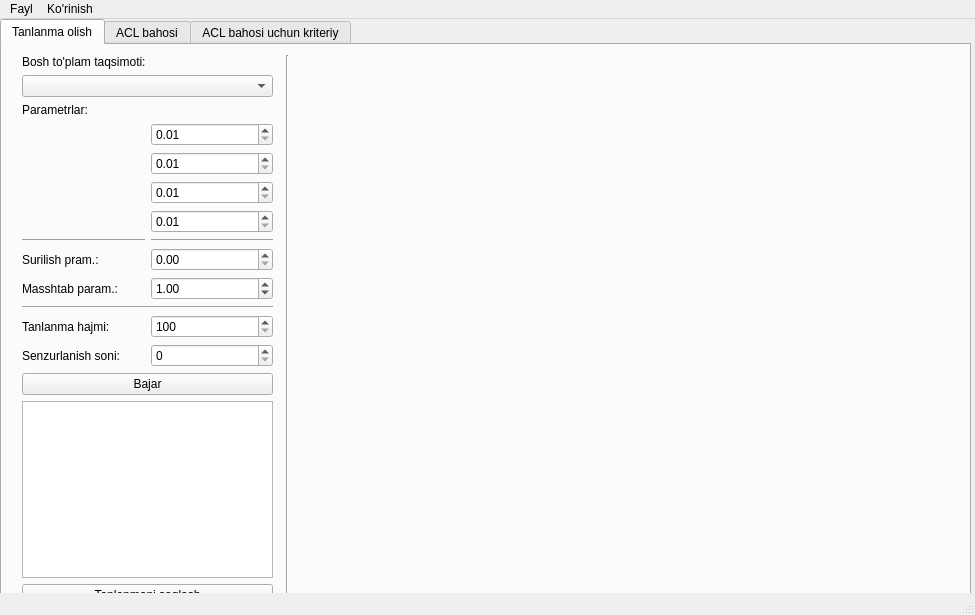
<?xml version="1.0" encoding="UTF-8"?>
<ui version="4.0">
 <class>MainWindow</class>
 <widget class="QMainWindow" name="MainWindow">
  <property name="geometry">
   <rect>
    <x>0</x>
    <y>0</y>
    <width>975</width>
    <height>615</height>
   </rect>
  </property>
  <property name="sizePolicy">
   <sizepolicy hsizetype="Fixed" vsizetype="Fixed">
    <horstretch>0</horstretch>
    <verstretch>0</verstretch>
   </sizepolicy>
  </property>
  <property name="minimumSize">
   <size>
    <width>975</width>
    <height>615</height>
   </size>
  </property>
  <property name="maximumSize">
   <size>
    <width>975</width>
    <height>615</height>
   </size>
  </property>
  <property name="windowTitle">
   <string>ACL bahosi uchun dastur</string>
  </property>
  <widget class="QWidget" name="centralwidget">
   <widget class="QTabWidget" name="tabWidget">
    <property name="geometry">
     <rect>
      <x>0</x>
      <y>0</y>
      <width>971</width>
      <height>611</height>
     </rect>
    </property>
    <property name="currentIndex">
     <number>0</number>
    </property>
    <widget class="QWidget" name="tab">
     <attribute name="title">
      <string>Tanlanma olish</string>
     </attribute>
     <widget class="QWidget" name="verticalLayoutWidget">
      <property name="geometry">
       <rect>
        <x>20</x>
        <y>10</y>
        <width>251</width>
        <height>551</height>
       </rect>
      </property>
      <layout class="QVBoxLayout" name="verticalLayout_2">
       <item>
        <widget class="QLabel" name="label11">
         <property name="text">
          <string>Bosh to'plam taqsimoti:</string>
         </property>
        </widget>
       </item>
       <item>
        <widget class="QComboBox" name="comboBox11">
         <property name="editable">
          <bool>false</bool>
         </property>
         <property name="currentText">
          <string/>
         </property>
        </widget>
       </item>
       <item>
        <widget class="QLabel" name="label12">
         <property name="text">
          <string>Parametrlar:</string>
         </property>
        </widget>
       </item>
       <item>
        <layout class="QGridLayout" name="gridLayout_2">
         <item row="5" column="1">
          <widget class="QDoubleSpinBox" name="doubleSpinBox15">
           <property name="singleStep">
            <double>0.010000000000000</double>
           </property>
          </widget>
         </item>
         <item row="3" column="0">
          <widget class="QLabel" name="label16">
           <property name="text">
            <string/>
           </property>
          </widget>
         </item>
         <item row="0" column="0">
          <widget class="QLabel" name="label13">
           <property name="text">
            <string/>
           </property>
          </widget>
         </item>
         <item row="1" column="0">
          <widget class="QLabel" name="label14">
           <property name="text">
            <string/>
           </property>
          </widget>
         </item>
         <item row="5" column="0">
          <widget class="QLabel" name="label17">
           <property name="text">
            <string>Surilish pram.:</string>
           </property>
          </widget>
         </item>
         <item row="0" column="1">
          <widget class="QDoubleSpinBox" name="doubleSpinBox11">
           <property name="minimum">
            <double>0.010000000000000</double>
           </property>
           <property name="maximum">
            <double>10000.000000000000000</double>
           </property>
           <property name="singleStep">
            <double>0.010000000000000</double>
           </property>
           <property name="value">
            <double>0.010000000000000</double>
           </property>
          </widget>
         </item>
         <item row="2" column="0">
          <widget class="QLabel" name="label15">
           <property name="text">
            <string/>
           </property>
          </widget>
         </item>
         <item row="1" column="1">
          <widget class="QDoubleSpinBox" name="doubleSpinBox12">
           <property name="minimum">
            <double>0.010000000000000</double>
           </property>
           <property name="maximum">
            <double>10000.000000000000000</double>
           </property>
           <property name="singleStep">
            <double>0.010000000000000</double>
           </property>
           <property name="value">
            <double>0.010000000000000</double>
           </property>
          </widget>
         </item>
         <item row="6" column="0">
          <widget class="QLabel" name="label18">
           <property name="text">
            <string>Masshtab param.:</string>
           </property>
          </widget>
         </item>
         <item row="3" column="1">
          <widget class="QDoubleSpinBox" name="doubleSpinBox14">
           <property name="minimum">
            <double>0.010000000000000</double>
           </property>
           <property name="singleStep">
            <double>0.010000000000000</double>
           </property>
          </widget>
         </item>
         <item row="6" column="1">
          <widget class="QDoubleSpinBox" name="doubleSpinBox16">
           <property name="minimum">
            <double>0.010000000000000</double>
           </property>
           <property name="singleStep">
            <double>0.010000000000000</double>
           </property>
           <property name="value">
            <double>1.000000000000000</double>
           </property>
          </widget>
         </item>
         <item row="2" column="1">
          <widget class="QDoubleSpinBox" name="doubleSpinBox13">
           <property name="minimum">
            <double>0.010000000000000</double>
           </property>
           <property name="singleStep">
            <double>0.010000000000000</double>
           </property>
          </widget>
         </item>
         <item row="4" column="1">
          <widget class="Line" name="line_2">
           <property name="orientation">
            <enum>Qt::Horizontal</enum>
           </property>
          </widget>
         </item>
         <item row="4" column="0">
          <widget class="Line" name="line_3">
           <property name="orientation">
            <enum>Qt::Horizontal</enum>
           </property>
          </widget>
         </item>
        </layout>
       </item>
       <item>
        <widget class="Line" name="line">
         <property name="orientation">
          <enum>Qt::Horizontal</enum>
         </property>
        </widget>
       </item>
       <item>
        <layout class="QHBoxLayout" name="horizontalLayout_6">
         <item>
          <widget class="QLabel" name="label19">
           <property name="text">
            <string>Tanlanma hajmi:</string>
           </property>
          </widget>
         </item>
         <item>
          <widget class="QSpinBox" name="spinBox11">
           <property name="minimum">
            <number>100</number>
           </property>
           <property name="maximum">
            <number>9999</number>
           </property>
          </widget>
         </item>
        </layout>
       </item>
       <item>
        <layout class="QHBoxLayout" name="horizontalLayout_7">
         <item>
          <widget class="QLabel" name="label110">
           <property name="text">
            <string>Senzurlanish soni:</string>
           </property>
          </widget>
         </item>
         <item>
          <widget class="QSpinBox" name="spinBox12">
           <property name="maximum">
            <number>80</number>
           </property>
          </widget>
         </item>
        </layout>
       </item>
       <item>
        <widget class="QPushButton" name="pushButton11">
         <property name="text">
          <string>Bajar</string>
         </property>
        </widget>
       </item>
       <item>
        <widget class="QTableWidget" name="tableWidget11">
         <attribute name="horizontalHeaderVisible">
          <bool>false</bool>
         </attribute>
        </widget>
       </item>
       <item>
        <widget class="QPushButton" name="pushButton12">
         <property name="text">
          <string>Tanlanmani saqlash</string>
         </property>
        </widget>
       </item>
      </layout>
     </widget>
     <widget class="Line" name="line_4">
      <property name="geometry">
       <rect>
        <x>270</x>
        <y>10</y>
        <width>31</width>
        <height>551</height>
       </rect>
      </property>
      <property name="orientation">
       <enum>Qt::Vertical</enum>
      </property>
     </widget>
     <widget class="QWidget" name="widget" native="true">
      <property name="geometry">
       <rect>
        <x>300</x>
        <y>10</y>
        <width>651</width>
        <height>551</height>
       </rect>
      </property>
     </widget>
    </widget>
    <widget class="QWidget" name="tab_3">
     <attribute name="title">
      <string>ACL bahosi</string>
     </attribute>
     <widget class="QWidget" name="horizontalLayoutWidget">
      <property name="geometry">
       <rect>
        <x>300</x>
        <y>10</y>
        <width>641</width>
        <height>51</height>
       </rect>
      </property>
      <layout class="QHBoxLayout" name="horizontalLayout">
       <item>
        <widget class="QPushButton" name="pushButton21">
         <property name="text">
          <string>Tanlanma yuklash</string>
         </property>
        </widget>
       </item>
       <item>
        <widget class="QPushButton" name="pushButton22">
         <property name="text">
          <string>Hisoblash</string>
         </property>
        </widget>
       </item>
       <item>
        <widget class="QPushButton" name="pushButton23">
         <property name="text">
          <string>Natijalarni saqlash</string>
         </property>
        </widget>
       </item>
      </layout>
     </widget>
     <widget class="QTableWidget" name="tableWidget21">
      <property name="geometry">
       <rect>
        <x>20</x>
        <y>10</y>
        <width>251</width>
        <height>551</height>
       </rect>
      </property>
     </widget>
     <widget class="Line" name="line_6">
      <property name="geometry">
       <rect>
        <x>270</x>
        <y>10</y>
        <width>31</width>
        <height>551</height>
       </rect>
      </property>
      <property name="orientation">
       <enum>Qt::Vertical</enum>
      </property>
     </widget>
     <widget class="QWidget" name="widget_2" native="true">
      <property name="geometry">
       <rect>
        <x>290</x>
        <y>50</y>
        <width>651</width>
        <height>491</height>
       </rect>
      </property>
     </widget>
    </widget>
    <widget class="QWidget" name="tab_2">
     <attribute name="title">
      <string>ACL bahosi uchun kriteriy</string>
     </attribute>
     <widget class="QWidget" name="horizontalLayoutWidget_2">
      <property name="geometry">
       <rect>
        <x>20</x>
        <y>10</y>
        <width>921</width>
        <height>51</height>
       </rect>
      </property>
      <layout class="QHBoxLayout" name="horizontalLayout_2">
       <item>
        <widget class="QComboBox" name="comboBox31"/>
       </item>
       <item>
        <widget class="QPushButton" name="pushButton31">
         <property name="sizePolicy">
          <sizepolicy hsizetype="Minimum" vsizetype="Fixed">
           <horstretch>0</horstretch>
           <verstretch>0</verstretch>
          </sizepolicy>
         </property>
         <property name="text">
          <string>Tanlanma yuklash</string>
         </property>
        </widget>
       </item>
       <item>
        <widget class="QPushButton" name="pushButton32">
         <property name="sizePolicy">
          <sizepolicy hsizetype="Minimum" vsizetype="Fixed">
           <horstretch>0</horstretch>
           <verstretch>0</verstretch>
          </sizepolicy>
         </property>
         <property name="text">
          <string>Kriteryni hisoblash</string>
         </property>
        </widget>
       </item>
       <item>
        <widget class="QPushButton" name="pushButton33">
         <property name="sizePolicy">
          <sizepolicy hsizetype="Minimum" vsizetype="Fixed">
           <horstretch>0</horstretch>
           <verstretch>0</verstretch>
          </sizepolicy>
         </property>
         <property name="text">
          <string>Natijalarni saqlash</string>
         </property>
        </widget>
       </item>
      </layout>
     </widget>
     <widget class="QPlainTextEdit" name="plainTextEdit31">
      <property name="geometry">
       <rect>
        <x>300</x>
        <y>70</y>
        <width>641</width>
        <height>491</height>
       </rect>
      </property>
      <property name="mouseTracking">
       <bool>true</bool>
      </property>
      <property name="tabletTracking">
       <bool>true</bool>
      </property>
      <property name="documentTitle">
       <string>xcczxcxz</string>
      </property>
      <property name="readOnly">
       <bool>true</bool>
      </property>
     </widget>
     <widget class="QTableWidget" name="tableWidget31">
      <property name="geometry">
       <rect>
        <x>20</x>
        <y>71</y>
        <width>251</width>
        <height>491</height>
       </rect>
      </property>
     </widget>
     <widget class="Line" name="line_5">
      <property name="geometry">
       <rect>
        <x>270</x>
        <y>70</y>
        <width>31</width>
        <height>491</height>
       </rect>
      </property>
      <property name="orientation">
       <enum>Qt::Vertical</enum>
      </property>
     </widget>
    </widget>
   </widget>
  </widget>
  <widget class="QMenuBar" name="menubar">
   <property name="geometry">
    <rect>
     <x>0</x>
     <y>0</y>
     <width>975</width>
     <height>24</height>
    </rect>
   </property>
   <widget class="QMenu" name="menuFayl">
    <property name="title">
     <string>Fayl</string>
    </property>
    <addaction name="actionOchish_2"/>
    <addaction name="actionSaqlash_2"/>
    <addaction name="actionSaqlash_3"/>
   </widget>
   <widget class="QMenu" name="menuKo_rinish">
    <property name="title">
     <string>Ko'rinish</string>
    </property>
   </widget>
   <addaction name="menuFayl"/>
   <addaction name="menuKo_rinish"/>
  </widget>
  <widget class="QStatusBar" name="statusbar"/>
  <action name="actionSaqlash">
   <property name="text">
    <string>Saqlash</string>
   </property>
  </action>
  <action name="actionOchish_2">
   <property name="text">
    <string>Ochish</string>
   </property>
  </action>
  <action name="actionSaqlash_2">
   <property name="text">
    <string>Saqlash</string>
   </property>
  </action>
  <action name="actionSaqlash_3">
   <property name="text">
    <string>Saqlash...</string>
   </property>
  </action>
 </widget>
 <resources/>
 <connections/>
</ui>
